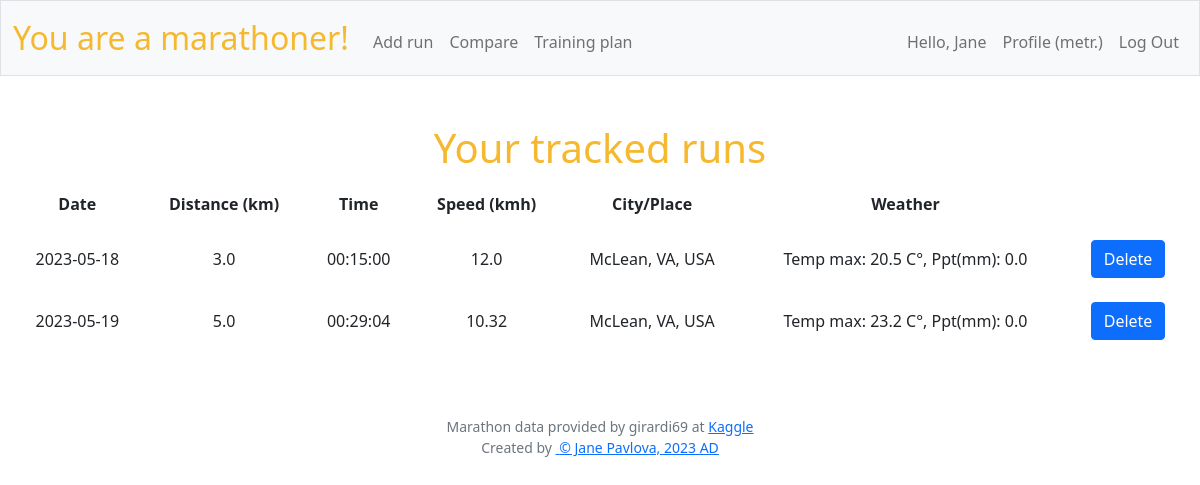
The page / (signed in) on the database its author committed.
### tables this page shows
CREATE TABLE users (id INTEGER PRIMARY KEY AUTOINCREMENT NOT NULL, username TEXT NOT NULL, hash TEXT NOT NULL, imperial INTEGER NOT NULL DEFAULT 0);

CREATE TABLE runs (
id INTEGER PRIMARY KEY AUTOINCREMENT NOT NULL,
    user_id INTEGER,
    rundate DATETIME NOT NULL DEFAULT CURRENT_TIMESTAMP,
    distance REAL NOT NULL,
    runtime TEXT NOT NULL,
    speed REAL NOT NULL,
    weather TEXT, city TEXT,
    FOREIGN KEY (user_id) REFERENCES users (id));

### app.py (the view)
@app.route("/", methods=["GET"])
@login_required
def index():
    runs = get_user_runs(session["user_id"], g.crs)
    today = date.today()
    flash_message = False
    if len(runs) != 0:
        flash_message = True
    return render_template("layout.html", flash_message = flash_message, runs = runs, futuredate = today)

### app.py (called while the page is built)
@app.before_request
def before_request():
    if "db" not in g:
        g.db = sqlite3.connect("marathoner.db", check_same_thread=False)
    if "crs" not in g:
        g.crs = g.db.cursor()

@app.after_request
def after_request(response):
    if g.db is not None:
        g.db.close()
    """Ensure responses aren't cached"""
    response.headers["Cache-Control"] = "no-cache, no-store, must-revalidate"
    response.headers["Expires"] = 0
    response.headers["Pragma"] = "no-cache"
    return response

### supportfunctions.py (called while the page is built)
def login_required(f):
    @wraps(f)
    def decorated_function(*args, **kwargs):
        if session.get("user_id") is None:
            return redirect("/login")
        return f(*args, **kwargs)
    return decorated_function

def convert_to_date(datestr):
    return datetime.strptime(datestr, "%Y-%m-%d").date()

### templates/layout.html (shortened to what this page needs)
<!DOCTYPE html>
<html lang="en">
    <head>
        <link href="https://cdn.jsdelivr.net/npm/bootstrap@5.1.3/dist/css/bootstrap.min.css"
 rel="stylesheet">
        <link href="/static/styles.css" rel="stylesheet">
    </head>
    <body>
        <nav class="bg-light border navbar navbar-expand-md navbar-light">
            <div class="container-fluid">
                <a class="navbar-brand" href="/"><span class="yellow">You</span><span class="yellow"> are</span><span class="yellow"> a</span><span class="yellow"> marathoner!</span></a>
                <div class="collapse navbar-collapse" id="navbar">
                    {% if session["user_id"] %}
                    <ul class="navbar-nav me-auto mt-2">
                        <li class="nav-item"><a class="nav-link" href="/addrun">Add run</a></li>
                        <li class="nav-item"><a class="nav-link" href="/compare">Compare</a></li>
                        <li class="nav-item"><a class="nav-link" href="/plan">Training plan</a></li>
                    </ul>
                    <ul class="navbar-nav ms-auto mt-2">
                        <li class="nav-link">Hello, {{ session["username"] }}</li>
                        <li class="nav-item"><a class="nav-link" href="/settings">Profile {% if session["imperial"]==1 %}(imp.){% else %}(metr.){% endif %}</a></li>
                        <li class="nav-item"><a class="nav-link" href="/logout">Log Out</a></li>
                    </ul>
                    {% else %}
                    <ul class="navbar-nav ms-auto mt-2">
                        <li class="nav-item"><a class="nav-link" href="/register">Register</a></li>
                        <li class="nav-item"><a class="nav-link" href="/login">Log In</a></li>
                    </ul>
                    {% endif %}
                </div>
            </div>
        </nav>
        <main class="container-fluid py-5 text-center">
                {% block main %}
                {% if session["user_id"] %}
                    {% if flash_message == True %}
                        <h1>Your tracked runs</h1>
                        <table>
                            <thead>
                                <tr>
                                    <th>Date</th>
                                    <th>Distance {% if session["imperial"]==1 %}(mi){% else %}(km){% endif %}</th>
                                    <th>Time</th>
                                    <th>Speed {% if session["imperial"]==1 %}(mph){% else %}(kmh){% endif %}</th>
                                    <th>City/Place</th>
                                    <th>Weather</th>
                                </tr>
                            </thead>
                            <tbody>
                                {% for run in runs %}
                                <tr {% if run.date|convertdate > futuredate %} class="futuredate" {% endif %}>
                                    <td>{{ run.date }}</td>
                                    <td>{{ run.distance }}</td>
                                    <td>{{ run.time}}</td>
                                    <td>{{ run.speed }}</td>
                                    <td>{{ run.city }}</td>
                                    <td>{{ run.weather }}</td>
                                    <td><button type="button" onclick="deleteTableRow('{{ run.id }}')" class="btn btn-primary">Delete</button></td>
                                </tr>
                                {% endfor %}
                            </tbody>
                        </table>
                    {% else %}
                        <h1>Your tracked runs</h1>
                        <h2>No runs yet tracked, stay put!</h2>
                    {% endif %}
                {% else %}
                        <h1>Login or register to start running!</h1>
                {% endif %}
                {% endblock %}
        </main>
        <footer class="mb-5 small text-center text-muted">
            Marathon data provided by girardi69 at <a
                href="https://www.kaggle.com/datasets/girardi69/marathon-time-predictions" target="_blank" rel="noopener noreferrer">Kaggle</a>
                <div>
                    Created by <a
                    href="https://github.com/pavlovajane" target="_blank" rel="noopener noreferrer">&nbsp;<span>&copy;</span>&nbsp;Jane Pavlova, 2023 AD</a>
                </div>
        </footer>
    </body>
</html>

### static/styles.css (style rules this page uses)
nav .navbar-brand { font-size: xx-large; }
nav .navbar-brand .yellow, h1, h2 { color: #f5b82e; }
table { background-color: transparent; margin-bottom: 1rem; width: 100%; }
table th, table td { padding: 0.75rem; vertical-align: middle; }

### rows shown on the page
users: username "Jane"
runs: date "2023-05-18", distance "3.0", time "00:15:00", speed "12.0", city "McLean, VA, USA", weather "Temp max: 20.5 C°, Ppt(mm): 0.0"
runs: date "2023-05-19", distance "5.0", time "00:29:04", speed "10.32", city "McLean, VA, USA", weather "Temp max: 23.2 C°, Ppt(mm): 0.0"
